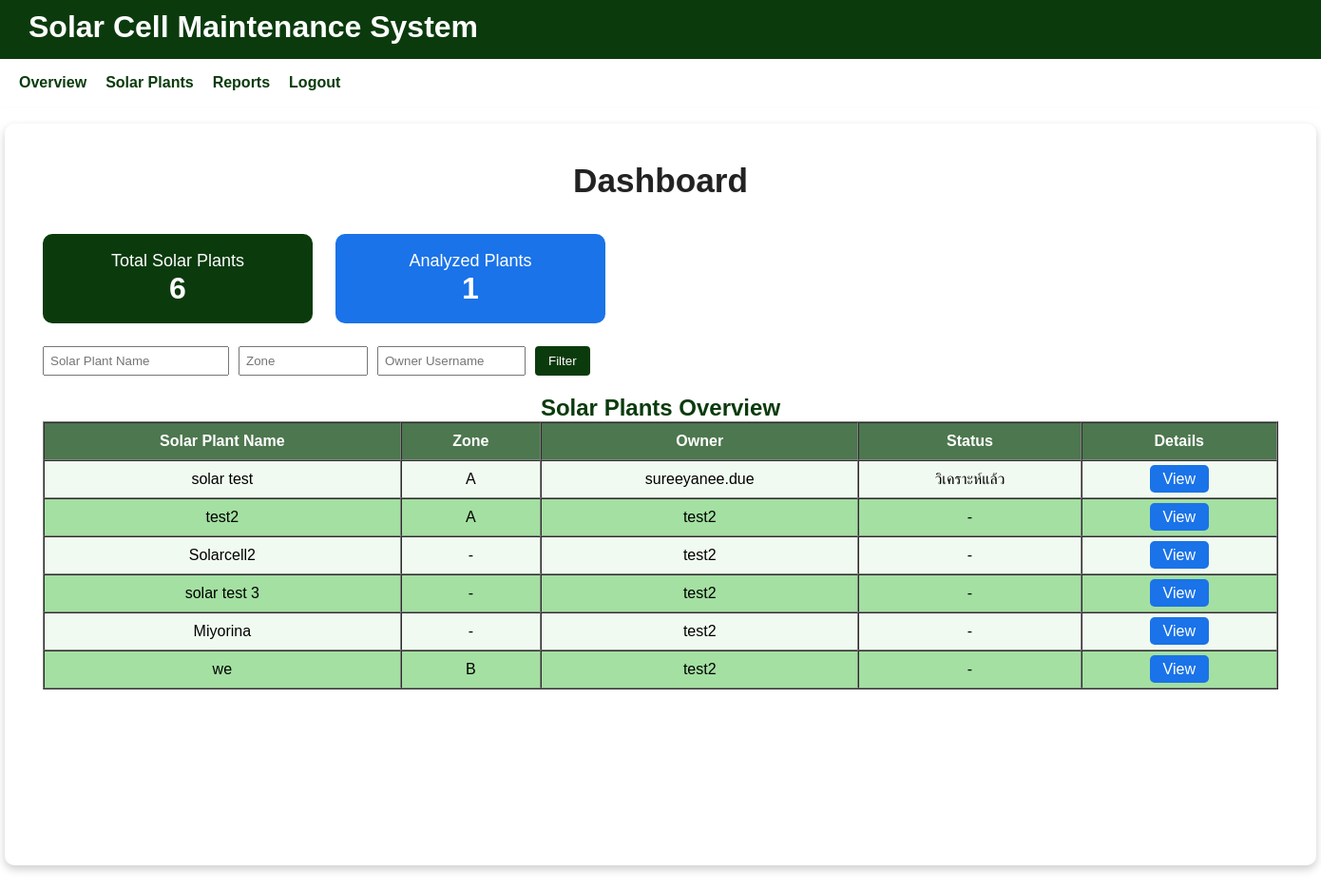
/accounts/dashboard/data-analyst/ (signed in), run on an earlier commit of the app's database.
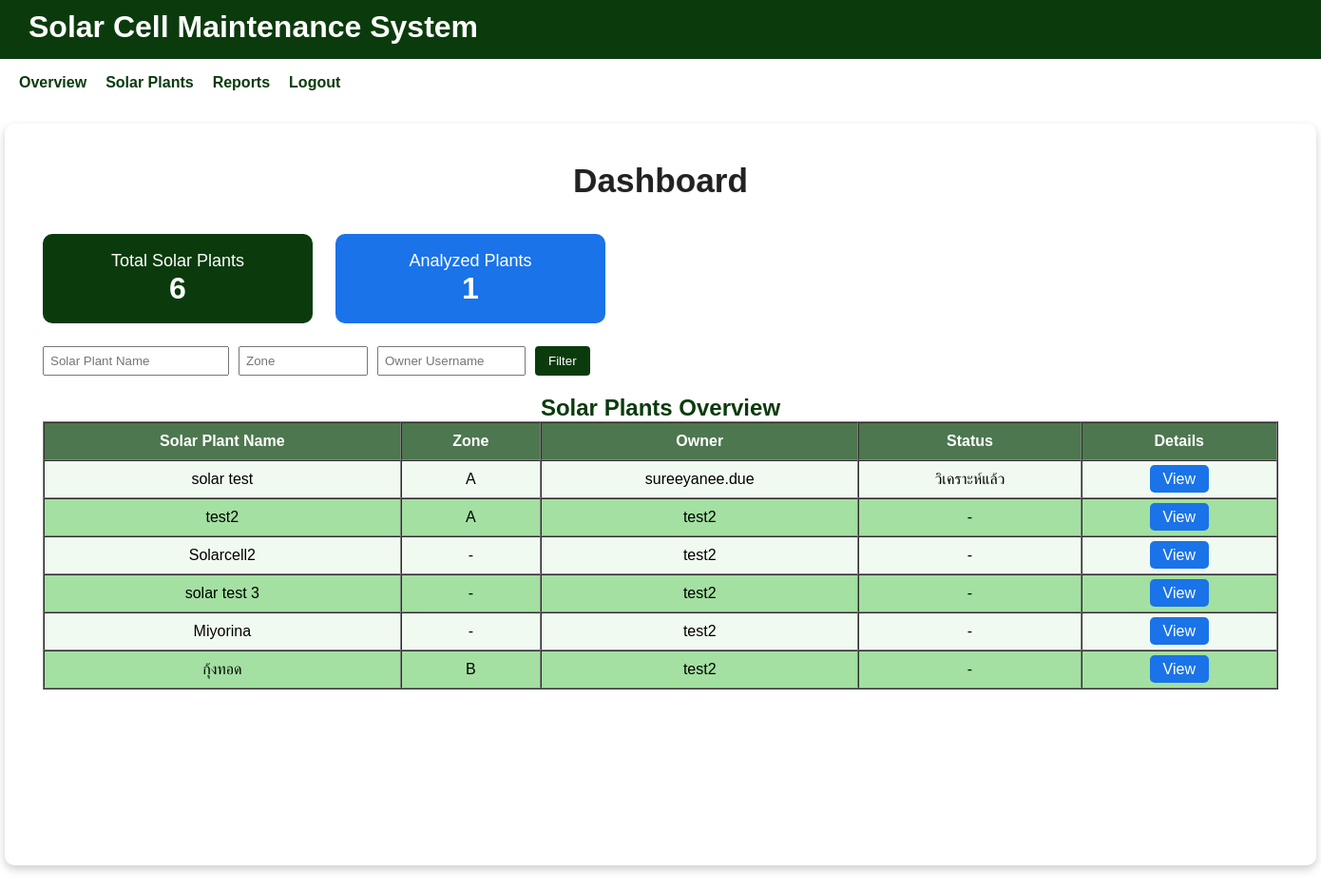
And on a later commit of the database.
### plant/models.py (models this page shows, shortened)
class SolarPlant(models.Model):
    name = models.CharField(max_length=255, verbose_name="ชื่อโรงไฟฟ้า")
    location = models.CharField(max_length=255, verbose_name="ที่ตั้งโรงไฟฟ้า")
    latitude = models.FloatField(verbose_name="ละติจูด", null=True, blank=True)
    longitude = models.FloatField(verbose_name="ลองจิจูด", null=True, blank=True)
    owner = models.ForeignKey(
        settings.AUTH_USER_MODEL,
        on_delete=models.CASCADE,
        related_name='plants',
        verbose_name="เจ้าของโรง"
    )
    installed_capacity_kw = models.DecimalField(
        max_digits=10, decimal_places=2,
        null=True, blank=True,
        verbose_name="กำลังการผลิต (kW)"
    )
    description = models.TextField(blank=True, verbose_name="รายละเอียดเพิ่มเติม")
    created_at = models.DateTimeField(auto_now_add=True)
    data_analyst = models.ForeignKey(
        settings.AUTH_USER_MODEL,
        on_delete=models.SET_NULL,
        null=True, blank=True,
        limit_choices_to={'role': 'data_analyst'},
        related_name='assigned_analyst_plants',
        verbose_name="นักวิเคราะห์ข้อมูล"
    )
    drone_controller = models.ForeignKey(
        settings.AUTH_USER_MODEL,
        on_delete=models.SET_NULL,
        null=True, blank=True,
        limit_choices_to={'role': 'drone_controller'},
        related_name='assigned_drone_plants',
        verbose_name="ผู้ควบคุมโดรน"
    )

### accounts/models.py (models this page shows, shortened)
class CustomUser(AbstractUser):
    ROLE_CHOICES = [
        ("site_admin", "Site Admin"),     # ผู้ดูแลเว็บไซต์
        ("plant_owner", "Plant Owner"),
        ("data_analyst", "Data Analyst"),
        ("drone_controller", "Drone Controller"),
    ]
    role = models.CharField(max_length=20, choices=ROLE_CHOICES, default="plant_owner")

### accounts/views.py (the view)
# urls.py: path('dashboard/data-analyst/', data_analyst_dashboard_view, name='data_analyst_dashboard'),
@login_required
def data_analyst_dashboard_view(request):
    from plant.models import SolarPlant, Zone
    from drone.models import DroneInspection
    plants = SolarPlant.objects.all().prefetch_related('zones', 'owner')
    plant_name = request.GET.get('plant_name', '').strip()
    zone_name = request.GET.get('zone_name', '').strip()
    owner_name = request.GET.get('owner_name', '').strip()
    if plant_name:
        plants = plants.filter(name__icontains=plant_name)
    if owner_name:
        plants = plants.filter(owner__username__icontains=owner_name)
    if zone_name:
        plants = plants.filter(zones__name__icontains=zone_name).distinct()
    total_plants = SolarPlant.objects.count()
    analyzed_plant_ids = DroneInspection.objects.exclude(status='pending').values_list('plant_id', flat=True).distinct()
    analyzed_plants = SolarPlant.objects.filter(id__in=analyzed_plant_ids).count()
    return render(request, 'dashboard/data_analyst_dashboard.html', {
        'plants': plants,
        'total_plants': total_plants,
        'analyzed_plants': analyzed_plants,
    })

### templates/dashboard/data_analyst_dashboard.html (shortened to what this page needs)
{% extends 'dash.html' %}
{% load static %}
{% block content %}
    <h1 style="font-size:2.2rem; font-weight:bold; margin-bottom: 0.5em; color:#222; text-shadow: 0 1px 2px #eee;">Dashboard</h1>
    <br>
    <div style="display: flex; gap: 24px; margin-bottom: 24px; flex-wrap: wrap;">
        <div style="background: #0b3b0d; color: white; padding: 18px 32px; border-radius: 10px; min-width: 220px;">
            <div style="font-size: 18px;">Total Solar Plants</div>
            <div style="font-size: 32px; font-weight: bold;">{{ total_plants }}</div>
        </div>
        <div style="background: #1a73e8; color: white; padding: 18px 32px; border-radius: 10px; min-width: 220px;">
            <div style="font-size: 18px;">Analyzed Plants</div>
            <div style="font-size: 32px; font-weight: bold;">{{ analyzed_plants }}</div>
        </div>
    </div>
    <form method="get" style="margin-bottom: 20px; display: flex; gap: 10px; flex-wrap: wrap;">
        <input type="text" name="plant_name" placeholder="Solar Plant Name" value="{{ request.GET.plant_name|default:'' }}" style="padding: 6px; width: 180px;">
        <input type="text" name="zone_name" placeholder="Zone" value="{{ request.GET.zone_name|default:'' }}" style="padding: 6px; width: 120px;">
        <input type="text" name="owner_name" placeholder="Owner Username" value="{{ request.GET.owner_name|default:'' }}" style="padding: 6px; width: 140px;">
        <button type="submit" style="padding: 6px 14px; background: #0b3b0d; color: white; border: none; border-radius: 4px;">Filter</button>
    </form>
    <h2>Solar Plants Overview</h2>
    <table border="1" cellpadding="10" cellspacing="0" style="width:100%; background:white; color:black;">
        <thead style="background:#0b3b0d; color:white;">
            <tr>
                <th>Solar Plant Name</th>
                <th>Zone</th>
                <th>Owner</th>
                <th>Status</th>
                <th>Details</th>
            </tr>
        </thead>
        <tbody>
            {% for plant in plants %}
                {% for zone in plant.zones.all %}
                    <tr>
                        <td>{{ plant.name }}</td>
                        <td>{{ zone.name }}</td>
                        <td>{{ plant.owner.username }}</td>
                        <td>
                            {% with inspections=zone.droneinspection_set.all|dictsortreversed:"captured_at" %}
                                {% if inspections %}
                                    {{ inspections.0.get_status_display }}
                                {% else %}
                                    -
                                {% endif %}
                            {% endwith %}
                        </td>
                        <td>
                            <a href="{% url 'plant_detail_analyst' plant.id %}" style="background:#1a73e8; color:white; padding:6px 14px; border-radius:5px; text-decoration:none;">View</a>
                        </td>
                    </tr>
                {% empty %}
                    <tr>
                        <td>{{ plant.name }}</td>
                        <td>-</td>
                        <td>{{ plant.owner.username }}</td>
                        <td>-</td>
                        <td>
                            <a href="{% url 'plant_detail_analyst' plant.id %}" style="background:#1a73e8; color:white; padding:6px 14px; border-radius:5px; text-decoration:none;">View</a>
                        </td>
                    </tr>
                {% endfor %}
            {% empty %}
                <tr><td colspan="5">No data available.</td></tr>
            {% endfor %}
        </tbody>
    </table>
{% endblock %}

What changed in the data, as far as the page shows it:
changed SolarPlant: name "we" → "กุ้งทอด"
